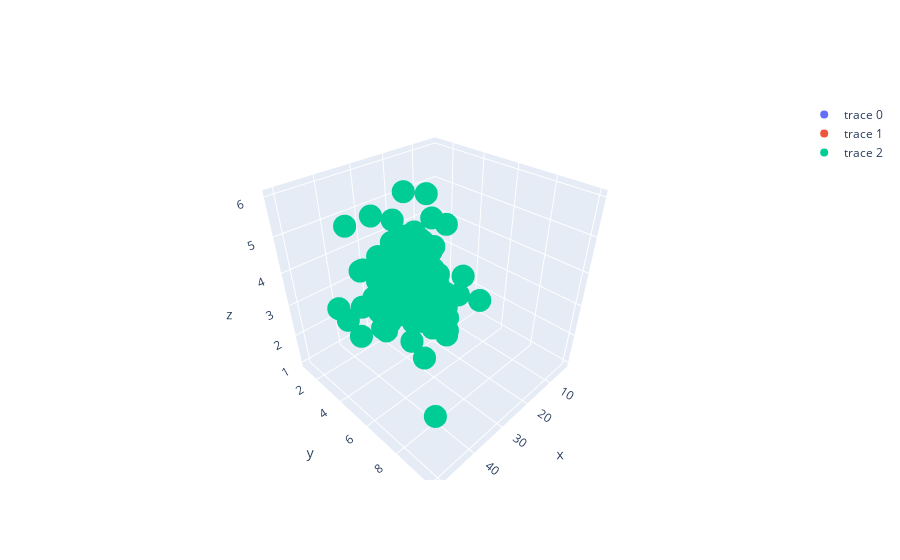

The notebook cell this image was saved under:
### Markdown cell above
## ploting 3D graph

### Code cell
# fig = go.Figure()
fig.add_trace(go.Scatter3d(x = tips.total_bill , y = tips.tip,mode='markers',z=tips['size']))

### Figure 1 — Plotly figure (JSON) as saved in the notebook; plotly's stock layout.template omitted (floating-point values rounded to 4 significant figures; data arrays with more than 128 entries replaced by an {"elided": "..."} marker saying what was removed)
{"data": [{"mode": "markers", "type": "scatter3d", "x": {"elided": "244 float values"}, "y": {"elided": "244 float values"}, "z": {"elided": "244 int values"}}, {"mode": "markers", "type": "scatter3d", "x": {"elided": "244 float values"}, "y": {"elided": "244 float values"}, "z": {"elided": "244 int values"}}, {"mode": "markers", "type": "scatter3d", "x": {"elided": "244 float values"}, "y": {"elided": "244 float values"}, "z": {"elided": "244 int values"}}], "layout": {}}
